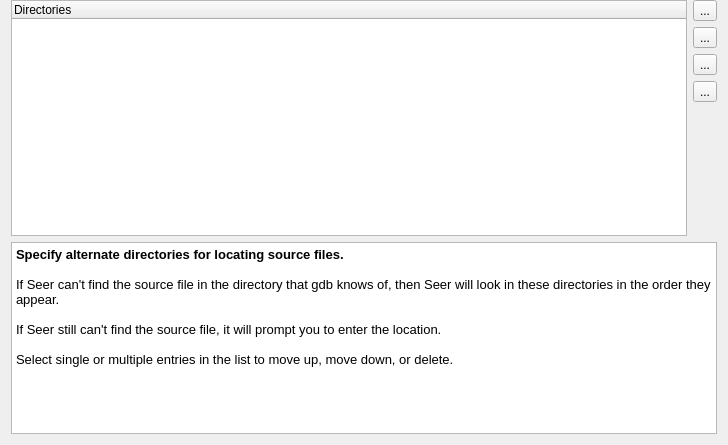
<?xml version="1.0" encoding="UTF-8"?>
<ui version="4.0">
 <class>SeerSourceConfigPage</class>
 <widget class="QWidget" name="SeerSourceConfigPage">
  <property name="geometry">
   <rect>
    <x>0</x>
    <y>0</y>
    <width>728</width>
    <height>445</height>
   </rect>
  </property>
  <property name="windowTitle">
   <string>SeerSourceConfigPage</string>
  </property>
  <layout class="QGridLayout" name="gridLayout">
   <property name="topMargin">
    <number>0</number>
   </property>
   <item row="0" column="1">
    <widget class="QToolButton" name="addDirectoryToolButton">
     <property name="toolTip">
      <string>Add a new directory.</string>
     </property>
     <property name="text">
      <string>...</string>
     </property>
     <property name="icon">
      <iconset resource="../SeeDataStructureRc.qrc">
       <normaloff>:/resources/RelaxLightIcons/document-new.svg</normaloff>:/resources/RelaxLightIcons/document-new.svg</iconset>
     </property>
    </widget>
   </item>
   <item row="1" column="1">
    <widget class="QToolButton" name="moveUpDirectoriesToolButton">
     <property name="toolTip">
      <string>Move up selected directories.</string>
     </property>
     <property name="text">
      <string>...</string>
     </property>
     <property name="icon">
      <iconset resource="../SeeDataStructureRc.qrc">
       <normaloff>:/resources/up_arrow.png</normaloff>:/resources/up_arrow.png</iconset>
     </property>
    </widget>
   </item>
   <item row="2" column="1">
    <widget class="QToolButton" name="moveDownDirectoriesToolButton">
     <property name="toolTip">
      <string>Move down selected directories.</string>
     </property>
     <property name="text">
      <string>...</string>
     </property>
     <property name="icon">
      <iconset resource="../SeeDataStructureRc.qrc">
       <normaloff>:/resources/down_arrow.png</normaloff>:/resources/down_arrow.png</iconset>
     </property>
    </widget>
   </item>
   <item row="3" column="1">
    <widget class="QToolButton" name="deleteDirectoriesToolButton">
     <property name="toolTip">
      <string>Delete selected directories.</string>
     </property>
     <property name="text">
      <string>...</string>
     </property>
     <property name="icon">
      <iconset resource="../SeeDataStructureRc.qrc">
       <normaloff>:/resources/RelaxLightIcons/edit-delete.svg</normaloff>:/resources/RelaxLightIcons/edit-delete.svg</iconset>
     </property>
    </widget>
   </item>
   <item row="4" column="1">
    <spacer name="verticalSpacer">
     <property name="orientation">
      <enum>Qt::Vertical</enum>
     </property>
     <property name="sizeHint" stdset="0">
      <size>
       <width>20</width>
       <height>82</height>
      </size>
     </property>
    </spacer>
   </item>
   <item row="5" column="0" colspan="2">
    <widget class="QTextBrowser" name="textBrowser">
     <property name="sizePolicy">
      <sizepolicy hsizetype="Expanding" vsizetype="Expanding">
       <horstretch>0</horstretch>
       <verstretch>0</verstretch>
      </sizepolicy>
     </property>
     <property name="html">
      <string>&lt;!DOCTYPE HTML PUBLIC &quot;-//W3C//DTD HTML 4.0//EN&quot; &quot;http://www.w3.org/TR/REC-html40/strict.dtd&quot;&gt;
&lt;html&gt;&lt;head&gt;&lt;meta name=&quot;qrichtext&quot; content=&quot;1&quot; /&gt;&lt;meta charset=&quot;utf-8&quot; /&gt;&lt;style type=&quot;text/css&quot;&gt;
p, li { white-space: pre-wrap; }
&lt;/style&gt;&lt;/head&gt;&lt;body style=&quot; font-family:'Microsoft YaHei UI'; font-size:9pt; font-weight:400; font-style:normal;&quot;&gt;
&lt;p style=&quot; margin-top:0px; margin-bottom:0px; margin-left:0px; margin-right:0px; -qt-block-indent:0; text-indent:0px;&quot;&gt;&lt;span style=&quot; font-family:'Noto Sans'; font-size:10pt; font-weight:600;&quot;&gt;Specify alternate directories for locating source files.&lt;/span&gt;&lt;/p&gt;
&lt;p style=&quot;-qt-paragraph-type:empty; margin-top:0px; margin-bottom:0px; margin-left:0px; margin-right:0px; -qt-block-indent:0; text-indent:0px; font-family:'Noto Sans'; font-size:10pt;&quot;&gt;&lt;br /&gt;&lt;/p&gt;
&lt;p style=&quot; margin-top:0px; margin-bottom:0px; margin-left:0px; margin-right:0px; -qt-block-indent:0; text-indent:0px;&quot;&gt;&lt;span style=&quot; font-family:'Noto Sans'; font-size:10pt;&quot;&gt;If Seer can't find the source file in the directory that gdb knows of, then Seer will look in these directories in the order they appear.&lt;/span&gt;&lt;/p&gt;
&lt;p style=&quot;-qt-paragraph-type:empty; margin-top:0px; margin-bottom:0px; margin-left:0px; margin-right:0px; -qt-block-indent:0; text-indent:0px; font-family:'Noto Sans'; font-size:10pt;&quot;&gt;&lt;br /&gt;&lt;/p&gt;
&lt;p style=&quot; margin-top:0px; margin-bottom:0px; margin-left:0px; margin-right:0px; -qt-block-indent:0; text-indent:0px;&quot;&gt;&lt;span style=&quot; font-family:'Noto Sans'; font-size:10pt;&quot;&gt;If Seer still can't find the source file, it will prompt you to enter the location.&lt;/span&gt;&lt;/p&gt;
&lt;p style=&quot;-qt-paragraph-type:empty; margin-top:0px; margin-bottom:0px; margin-left:0px; margin-right:0px; -qt-block-indent:0; text-indent:0px; font-family:'Noto Sans'; font-size:10pt;&quot;&gt;&lt;br /&gt;&lt;/p&gt;
&lt;p style=&quot; margin-top:0px; margin-bottom:0px; margin-left:0px; margin-right:0px; -qt-block-indent:0; text-indent:0px;&quot;&gt;&lt;span style=&quot; font-family:'Noto Sans'; font-size:10pt;&quot;&gt;Select single or multiple entries in the list to move up, move down, or delete.&lt;/span&gt;&lt;/p&gt;&lt;/body&gt;&lt;/html&gt;</string>
     </property>
    </widget>
   </item>
   <item row="0" column="0" rowspan="5">
    <widget class="QTreeWidget" name="directoriesTreeWidget">
     <property name="sizePolicy">
      <sizepolicy hsizetype="Expanding" vsizetype="Expanding">
       <horstretch>0</horstretch>
       <verstretch>0</verstretch>
      </sizepolicy>
     </property>
     <property name="rootIsDecorated">
      <bool>false</bool>
     </property>
     <column>
      <property name="text">
       <string>Directories</string>
      </property>
     </column>
    </widget>
   </item>
  </layout>
 </widget>
 <resources>
  <include location="../SeeDataStructureRc.qrc"/>
 </resources>
 <connections/>
</ui>
